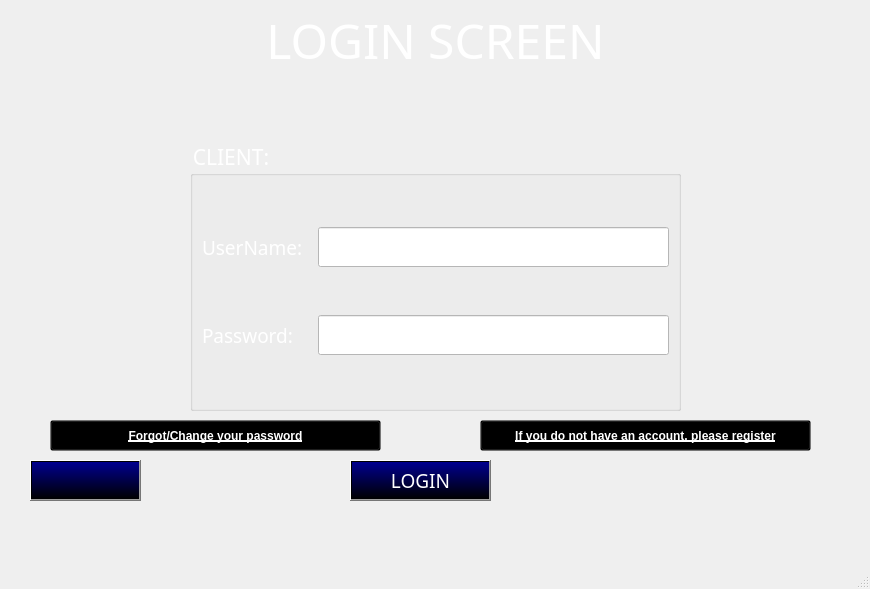
<?xml version="1.0" encoding="UTF-8"?>
<ui version="4.0">
 <class>MainWindow</class>
 <widget class="QMainWindow" name="MainWindow">
  <property name="geometry">
   <rect>
    <x>0</x>
    <y>0</y>
    <width>870</width>
    <height>589</height>
   </rect>
  </property>
  <property name="windowTitle">
   <string>MainWindow</string>
  </property>
  <widget class="QWidget" name="centralwidget">
   <widget class="QGroupBox" name="groupBox">
    <property name="geometry">
     <rect>
      <x>190</x>
      <y>140</y>
      <width>491</width>
      <height>271</height>
     </rect>
    </property>
    <property name="font">
     <font>
      <family>UTM Bebas</family>
      <pointsize>16</pointsize>
     </font>
    </property>
    <property name="styleSheet">
     <string notr="true">color: rgb(255, 255, 255);</string>
    </property>
    <property name="title">
     <string>CLIENT:</string>
    </property>
    <layout class="QHBoxLayout" name="horizontalLayout_2">
     <item>
      <layout class="QVBoxLayout" name="verticalLayout">
       <item>
        <layout class="QHBoxLayout" name="horizontalLayout_3">
         <item>
          <widget class="QLabel" name="label_3">
           <property name="minimumSize">
            <size>
             <width>110</width>
             <height>0</height>
            </size>
           </property>
           <property name="font">
            <font>
             <family>UTM HelvetIns</family>
             <pointsize>14</pointsize>
            </font>
           </property>
           <property name="text">
            <string>UserName:</string>
           </property>
          </widget>
         </item>
         <item>
          <widget class="QLineEdit" name="lineEdit">
           <property name="minimumSize">
            <size>
             <width>0</width>
             <height>40</height>
            </size>
           </property>
           <property name="font">
            <font>
             <family>UTM Bebas</family>
             <pointsize>10</pointsize>
            </font>
           </property>
           <property name="styleSheet">
            <string notr="true">border-bottom-color: rgb(255, 255, 255);
color: rgb(0, 0, 0);
background-color: rgb(255, 255, 255);</string>
           </property>
          </widget>
         </item>
        </layout>
       </item>
       <item>
        <layout class="QHBoxLayout" name="horizontalLayout_4">
         <item>
          <widget class="QLabel" name="label_4">
           <property name="minimumSize">
            <size>
             <width>110</width>
             <height>0</height>
            </size>
           </property>
           <property name="font">
            <font>
             <family>UTM HelvetIns</family>
             <pointsize>14</pointsize>
            </font>
           </property>
           <property name="text">
            <string>Password:</string>
           </property>
          </widget>
         </item>
         <item>
          <widget class="QLineEdit" name="lineEdit_2">
           <property name="minimumSize">
            <size>
             <width>0</width>
             <height>40</height>
            </size>
           </property>
           <property name="font">
            <font>
             <family>UTM Bebas</family>
             <pointsize>10</pointsize>
            </font>
           </property>
           <property name="styleSheet">
            <string notr="true">border-bottom-color: rgb(255, 255, 255);
color: rgb(0, 0, 0);
background-color: rgb(255, 255, 255);</string>
           </property>
           <property name="echoMode">
            <enum>QLineEdit::Password</enum>
           </property>
          </widget>
         </item>
        </layout>
       </item>
      </layout>
     </item>
    </layout>
   </widget>
   <widget class="QLabel" name="label">
    <property name="geometry">
     <rect>
      <x>0</x>
      <y>0</y>
      <width>871</width>
      <height>531</height>
     </rect>
    </property>
    <property name="text">
     <string/>
    </property>
    <property name="pixmap">
     <pixmap>../../images/img_bg3.jpg</pixmap>
    </property>
    <property name="scaledContents">
     <bool>true</bool>
    </property>
   </widget>
   <widget class="QPushButton" name="pushButton">
    <property name="geometry">
     <rect>
      <x>480</x>
      <y>420</y>
      <width>331</width>
      <height>31</height>
     </rect>
    </property>
    <property name="font">
     <font>
      <family>MS Sans Serif</family>
      <weight>75</weight>
      <bold>true</bold>
      <underline>true</underline>
     </font>
    </property>
    <property name="styleSheet">
     <string notr="true">color: rgb(255, 255, 255);
background: transparent;</string>
    </property>
    <property name="text">
     <string>If you do not have an account, please register</string>
    </property>
   </widget>
   <widget class="QPushButton" name="pushButtonReturn">
    <property name="geometry">
     <rect>
      <x>30</x>
      <y>460</y>
      <width>111</width>
      <height>41</height>
     </rect>
    </property>
    <property name="styleSheet">
     <string notr="true">color: rgb(255, 255, 255);
background-color: qlineargradient(spread:pad, x1:0, y1:1, x2:0, y2:0, stop:0 rgba(0, 0, 0, 255), stop:0.965174 rgba(0, 0, 139, 255));</string>
    </property>
    <property name="text">
     <string/>
    </property>
    <property name="icon">
     <iconset>
      <normaloff>../../images/icon_return.png</normaloff>../../images/icon_return.png</iconset>
    </property>
    <property name="iconSize">
     <size>
      <width>40</width>
      <height>40</height>
     </size>
    </property>
   </widget>
   <widget class="QLabel" name="label_5">
    <property name="geometry">
     <rect>
      <x>20</x>
      <y>0</y>
      <width>131</width>
      <height>51</height>
     </rect>
    </property>
    <property name="text">
     <string/>
    </property>
    <property name="pixmap">
     <pixmap>../../images/logo_2.png</pixmap>
    </property>
    <property name="scaledContents">
     <bool>true</bool>
    </property>
   </widget>
   <widget class="QPushButton" name="pushButtonLogin">
    <property name="geometry">
     <rect>
      <x>350</x>
      <y>460</y>
      <width>141</width>
      <height>41</height>
     </rect>
    </property>
    <property name="font">
     <font>
      <family>UTM Bebas</family>
      <pointsize>14</pointsize>
     </font>
    </property>
    <property name="styleSheet">
     <string notr="true">color: rgb(255, 255, 255);
background-color: qlineargradient(spread:pad, x1:0, y1:1, x2:0, y2:0, stop:0 rgba(0, 0, 0, 255), stop:0.965174 rgba(0, 0, 139, 255));</string>
    </property>
    <property name="text">
     <string>LOGIN</string>
    </property>
   </widget>
   <widget class="QWidget" name="horizontalLayoutWidget">
    <property name="geometry">
     <rect>
      <x>0</x>
      <y>0</y>
      <width>871</width>
      <height>80</height>
     </rect>
    </property>
    <layout class="QHBoxLayout" name="horizontalLayout_5">
     <item>
      <spacer name="horizontalSpacer_3">
       <property name="orientation">
        <enum>Qt::Horizontal</enum>
       </property>
       <property name="sizeHint" stdset="0">
        <size>
         <width>40</width>
         <height>20</height>
        </size>
       </property>
      </spacer>
     </item>
     <item>
      <widget class="QLabel" name="label_7">
       <property name="font">
        <font>
         <family>UTM Bebas</family>
         <pointsize>36</pointsize>
        </font>
       </property>
       <property name="styleSheet">
        <string notr="true">color:rgb(255, 255, 255)</string>
       </property>
       <property name="text">
        <string>LOGIN SCREEN</string>
       </property>
       <property name="alignment">
        <set>Qt::AlignCenter</set>
       </property>
      </widget>
     </item>
     <item>
      <spacer name="horizontalSpacer_4">
       <property name="orientation">
        <enum>Qt::Horizontal</enum>
       </property>
       <property name="sizeHint" stdset="0">
        <size>
         <width>40</width>
         <height>20</height>
        </size>
       </property>
      </spacer>
     </item>
    </layout>
   </widget>
   <widget class="QPushButton" name="pushButton_2">
    <property name="geometry">
     <rect>
      <x>50</x>
      <y>420</y>
      <width>331</width>
      <height>31</height>
     </rect>
    </property>
    <property name="font">
     <font>
      <family>MS Sans Serif</family>
      <weight>75</weight>
      <bold>true</bold>
      <underline>true</underline>
     </font>
    </property>
    <property name="styleSheet">
     <string notr="true">color: rgb(255, 255, 255);
background: transparent;</string>
    </property>
    <property name="text">
     <string>Forgot/Change your password</string>
    </property>
   </widget>
   <zorder>label</zorder>
   <zorder>groupBox</zorder>
   <zorder>pushButton</zorder>
   <zorder>pushButtonReturn</zorder>
   <zorder>label_5</zorder>
   <zorder>pushButtonLogin</zorder>
   <zorder>horizontalLayoutWidget</zorder>
   <zorder>pushButton_2</zorder>
  </widget>
  <widget class="QMenuBar" name="menubar">
   <property name="geometry">
    <rect>
     <x>0</x>
     <y>0</y>
     <width>870</width>
     <height>26</height>
    </rect>
   </property>
  </widget>
  <widget class="QStatusBar" name="statusbar"/>
 </widget>
 <resources/>
 <connections/>
</ui>
